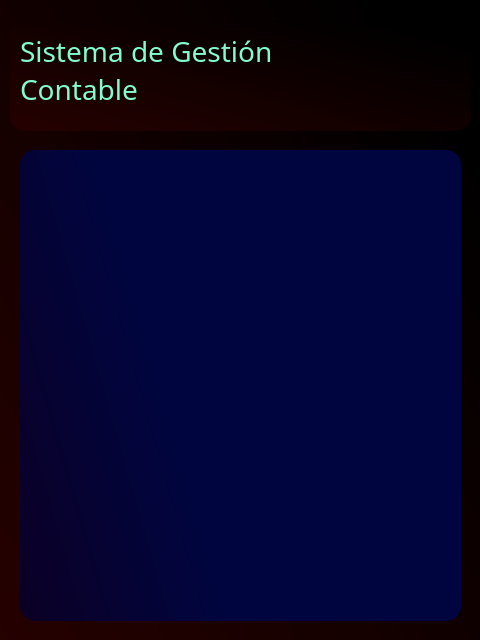
<?xml version="1.0" encoding="UTF-8"?>
<ui version="4.0">
 <class>ventana_realizar_consulta</class>
 <widget class="QWidget" name="ventana_realizar_consulta">
  <property name="geometry">
   <rect>
    <x>0</x>
    <y>0</y>
    <width>480</width>
    <height>640</height>
   </rect>
  </property>
  <property name="windowTitle">
   <string>Realizar consultas</string>
  </property>
  <property name="styleSheet">
   <string notr="true">QWidget{
	background: qlineargradient(spread:pad, x1:0, y1:1, x2:0.946, y2:0.159, stop:0 rgba(37, 1, 0, 255), stop:1 rgba(0, 0, 0, 255));
}

QFrame#frame_top{
	
	background-image: url(:/images/images/darkBlueBackground.png);

	border-radius: 15px;
}

QLabel#label_titulo{
	color: rgb(130, 251, 207);
	background: transparent;
	font-size: 28px;
	font-family: Sans;
}

QLabel#label_error404{
	background: transparent;
}

QFrame#frame_bottom{
	width: 260px;
    height: 260px;
    border-radius: 15px;
    background: qlineargradient(spread:pad, x1:0, y1:1, x2:0.445545, y2:0.863636, stop:0 rgba(11, 0, 37, 255), stop:1 rgba(0, 5, 64, 255));
    display: none;
}



</string>
  </property>
  <widget class="QFrame" name="frame_top">
   <property name="geometry">
    <rect>
     <x>10</x>
     <y>20</y>
     <width>461</width>
     <height>111</height>
    </rect>
   </property>
   <property name="frameShape">
    <enum>QFrame::StyledPanel</enum>
   </property>
   <property name="frameShadow">
    <enum>QFrame::Raised</enum>
   </property>
   <widget class="QLabel" name="label_titulo">
    <property name="geometry">
     <rect>
      <x>10</x>
      <y>0</y>
      <width>291</width>
      <height>101</height>
     </rect>
    </property>
    <property name="font">
     <font>
      <family>Sans</family>
      <pointsize>-1</pointsize>
      <weight>50</weight>
      <italic>false</italic>
      <bold>false</bold>
     </font>
    </property>
    <property name="text">
     <string>Sistema de Gestión 
Contable</string>
    </property>
   </widget>
   <widget class="QLabel" name="label_error404">
    <property name="geometry">
     <rect>
      <x>250</x>
      <y>0</y>
      <width>211</width>
      <height>121</height>
     </rect>
    </property>
    <property name="text">
     <string/>
    </property>
    <property name="pixmap">
     <pixmap resource="source.qrc">:/images/images/error404.png</pixmap>
    </property>
    <property name="scaledContents">
     <bool>true</bool>
    </property>
   </widget>
  </widget>
  <widget class="QFrame" name="frame_bottom">
   <property name="geometry">
    <rect>
     <x>20</x>
     <y>150</y>
     <width>441</width>
     <height>471</height>
    </rect>
   </property>
   <property name="frameShape">
    <enum>QFrame::StyledPanel</enum>
   </property>
   <property name="frameShadow">
    <enum>QFrame::Raised</enum>
   </property>
  </widget>
 </widget>
 <resources>
  <include location="source.qrc"/>
 </resources>
 <connections/>
</ui>
